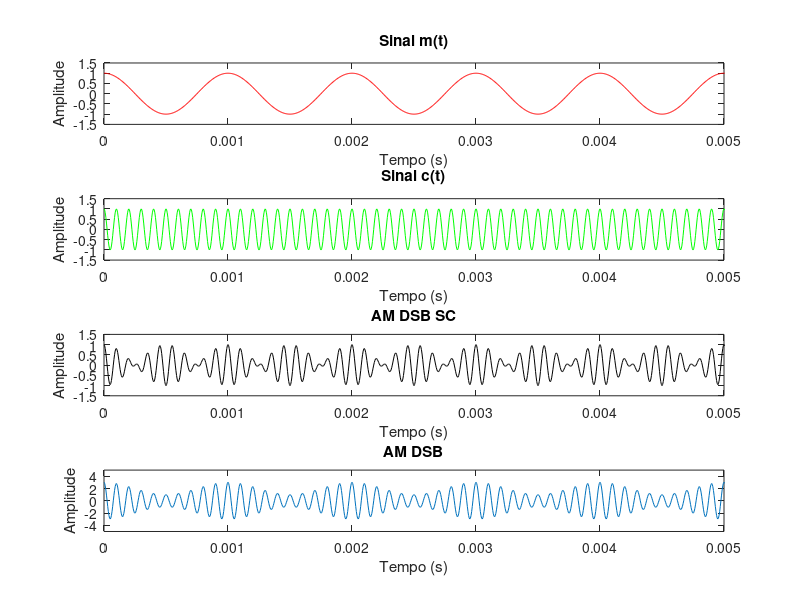
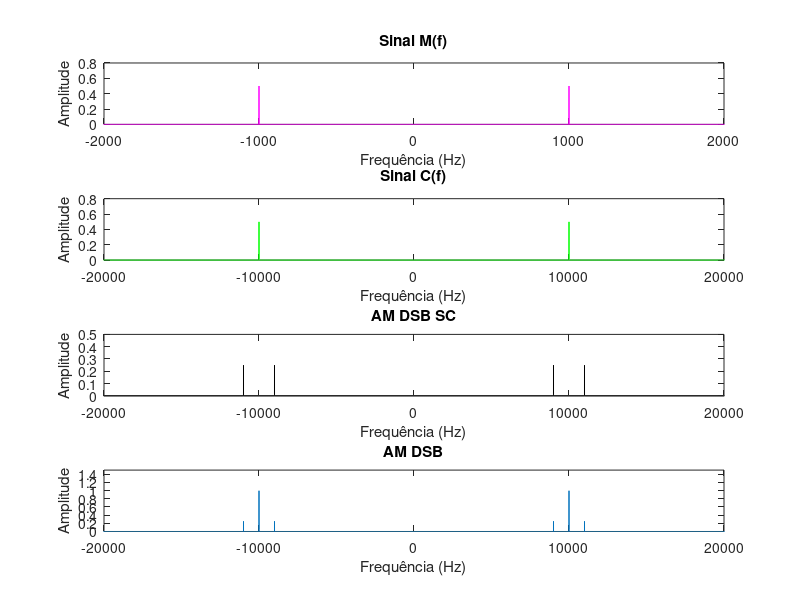

The MATLAB source for these figures, in order:
clc
close all
clear all

Am = 1;                                 % Amplitude do sinal 
Ac = 1;                                 % Amplitude da portadora
Ao = 2;                                 % Amplitude AM DSB
fm = 1000;                              % Frequência do sinal
fc = 10000;                             % Frequência da portadora
N = 200;                                % Fator de superamostragem
fs = N*fm;                              % Frequência de amostragem
num_periodos = 1000;                    % Número de períodos
t_final = num_periodos*(1/fm);          % Dois períodos
Ts = 1/fs;                              % Tempo de amostragem 
t = 0:Ts:t_final;                       % Vetor tempo

m = Am*cos(2*pi*fm.*t);
c = Ac*cos(2*pi*fc.*t);
s_AM_DSB_SC = m.*c;
s_AM_DSB = (m + Ao).*c;

figure(1)
subplot(4,1,1)
plot(t,m,'r')
ylabel('Amplitude')
xlabel('Tempo (s)')
title('Sinal m(t)')
axis([0 t_final/200 -1.5*Am 1.5*Am])  

subplot(4,1,2)
plot(t,c,'g')
ylabel('Amplitude')
xlabel('Tempo (s)')
title('Sinal c(t)')
axis([0 t_final/200 -1.5*Am 1.5*Am])  

subplot(4,1,3)
plot(t,s_AM_DSB_SC,'k')
ylabel('Amplitude')
xlabel('Tempo (s)')
title('AM DSB SC')
axis([0 t_final/200 -1.5*Am 1.5*Am])  

subplot(4,1,4)
plot(t,s_AM_DSB)
ylabel('Amplitude')
xlabel('Tempo (s)')
title('AM DSB')
axis([0 t_final/200 -5*Am 5*Am])  


f_passo = 1/t_final;                   
f = -fs/2:f_passo:fs/2; 

M = fftshift(fft(m)/length(m));
C = fftshift(fft(c)/length(c));
S_AM_DSB_SC = fftshift(fft(s_AM_DSB_SC)/length(s_AM_DSB_SC));
S_AM_DSB = fftshift(fft(s_AM_DSB)/length(s_AM_DSB));

figure(2)
subplot(4,1,1)
plot(f,abs(M),'m');
axis([-2*fm 2*fm 0 0.8]);
ylabel('Amplitude')
xlabel('Frequência (Hz)')
title('Sinal M(f)')

subplot(4,1,2)
plot(f,abs(C),'g');
axis([-2*fc 2*fc 0 0.8]);
ylabel('Amplitude')
xlabel('Frequência (Hz)')
title('Sinal C(f)')

subplot(4,1,3)
plot(f,abs(S_AM_DSB_SC),'k');
axis([-2*fc 2*fc 0 0.5]);
ylabel('Amplitude')
xlabel('Frequência (Hz)')
title('AM DSB SC')

subplot(4,1,4)
plot(f,abs(S_AM_DSB));
axis([-2*fc 2*fc 0 1.5]);
ylabel('Amplitude')
xlabel('Frequência (Hz)')
title('AM DSB')

